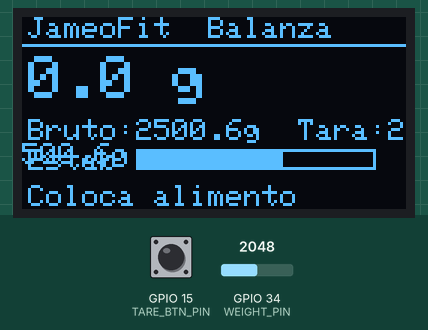
A program run on a simulated ESP32. Parts: 128×64 one-colour display. The test bench sets the inputs (shaded band); at power-on: GPIO 34 (WEIGHT_PIN) = 2048, GPIO 15 (TARE_BTN_PIN) HIGH. WiFi joins after 1.5 s; servers stay silent unless stated; uploads are accepted with an empty reply; what the program prints to the serial monitor is not drawn.

Above: at 5.8 s.
5.9 s: GPIO 34 (WEIGHT_PIN) set to 2050
At 7.2 s:
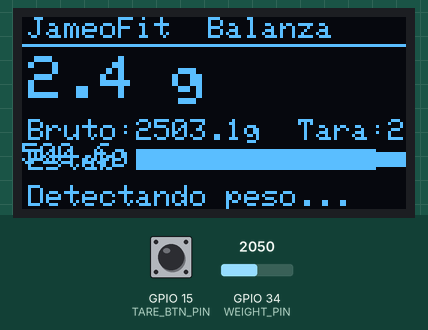
7.9 s: GPIO 15 (TARE_BTN_PIN) pulled LOW for 0.15 s
At 10.8 s:
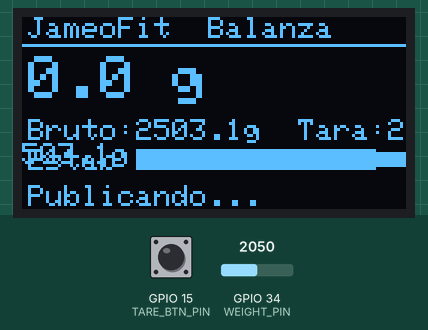
11.0 s: GPIO 34 (WEIGHT_PIN) set to 2866
At 11.1 s:
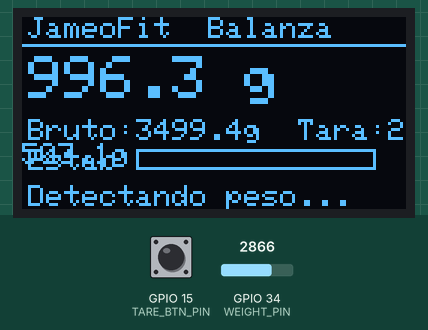
12.5 s: GPIO 15 (TARE_BTN_PIN) pulled LOW for 1 s
At 12.73 s:
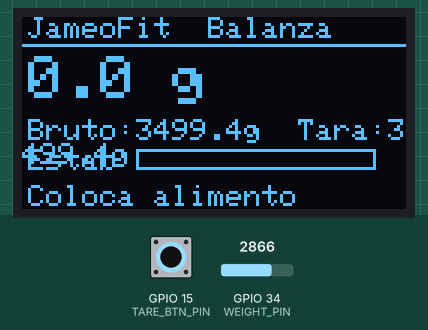
15.0 s: GPIO 34 (WEIGHT_PIN) set to 2868
At 15.23 s:
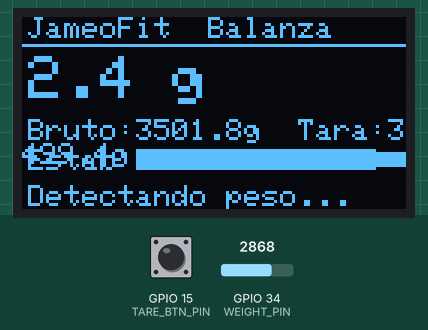
16.5 s: GPIO 34 (WEIGHT_PIN) set to 3603
At 16.59 s:
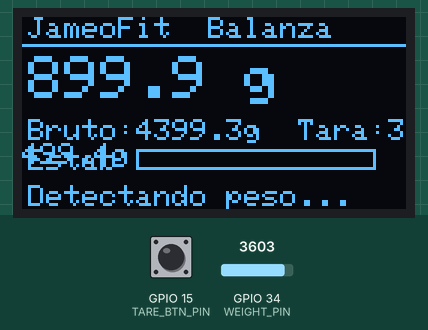

Measured:
- the behaviour switches between 2049 and 2050 on GPIO 34 (WEIGHT_PIN) (found by bisection; images 0 and 1)
- the behaviour switches between 2867 and 2868 on GPIO 34 (WEIGHT_PIN) (found by bisection; images 4 and 5)
- after the input at 5.9 s, the display: first differs from a run without the input after 0.15 s (image 1 shows a later state)
- after the input at 7.9 s, the display: first changes after 0.12 s (image 2 shows a later state)
- after the input at 11.0 s, the display: changes at once (image 3)
- after the input at 15.0 s, the display: changes after 0.06 s (image 5)
- after the input at 16.5 s, the display: changes at once (image 6)

The program:

main.cpp
```cpp
#include <Arduino.h>
#include <ArduinoJson.h>
#include <HTTPClient.h>
#include <WiFi.h>
#include <Wire.h>
#include <Adafruit_GFX.h>
#include <Adafruit_SSD1306.h>

#define WIFI_SSID       "Wokwi-GUEST"
#define WIFI_PASSWORD   ""
#define ENDPOINT_URL    "https://jameofit-iot.free.beeceptor.com/api/v1/weight"
#define API_KEY         "jameofit-scale-key-001"
#define DEVICE_ID       "scale-jameofit-001"
#define USER_ID         "usr_12345"

#define WEIGHT_PIN      34
#define TARE_BTN_PIN    15

#define SCREEN_W        128
#define SCREEN_H        64
#define OLED_RESET      -1
#define OLED_I2C_ADDR   0x3C

#define MAX_WEIGHT_G    5000.0f
#define ADC_MAX         4095.0f
#define STABLE_THR      8.0f
#define STABLE_COUNT_MAX 20
#define DEBOUNCE_MS     300

Adafruit_SSD1306 display(SCREEN_W, SCREEN_H, &Wire, OLED_RESET);
HTTPClient       http;

float         rawWeight   = 0.0f;
float         netWeight   = 0.0f;
float         tareOffset  = 0.0f;
float         prevWeight  = -999.0f;
int           stableCount = 0;
bool          published   = false;
int           lastBtnState = HIGH;
unsigned long lastBtnTime  = 0;

void  connectWiFi();
void  splashScreen();
void  drawDisplay();
void  postWeight(float grams);
float readWeight();

void setup() {
  Serial.begin(115200);
  pinMode(TARE_BTN_PIN, INPUT_PULLUP);

  Wire.begin();
  if (!display.begin(SSD1306_SWITCHCAPVCC, OLED_I2C_ADDR)) {
    Serial.println("[ERROR] OLED SSD1306 no encontrado");
    while (true) delay(1000);
  }
  splashScreen();
  delay(1800);

  connectWiFi();

  tareOffset = readWeight();
  Serial.printf("[INIT] Tara inicial: %.1f g\n", tareOffset);

  drawDisplay();
}

void loop() {
  unsigned long now = millis();

  rawWeight = readWeight();
  netWeight = rawWeight - tareOffset;
  if (netWeight < 0.0f) netWeight = 0.0f;

  int btnState = digitalRead(TARE_BTN_PIN);
  if (btnState == LOW && lastBtnState == HIGH && (now - lastBtnTime) > DEBOUNCE_MS) {
    lastBtnTime = now;
    tareOffset  = rawWeight;
    stableCount = 0;
    published   = false;
    Serial.printf("[TARA] Nuevo offset: %.1f g | Peso neto: 0 g\n", tareOffset);
  }
  lastBtnState = btnState;

  if (abs(netWeight - prevWeight) < STABLE_THR) {
    stableCount++;
  } else {
    stableCount = 0;
    published   = false;
  }
  prevWeight = netWeight;

  if (stableCount >= STABLE_COUNT_MAX && netWeight > 2.0f && !published) {
    Serial.printf("[SENSOR] Peso estable detectado: %.1f g\n", netWeight);
    postWeight(netWeight);
    published   = true;
    stableCount = 0;
  }

  drawDisplay();
  delay(100);
}

float readWeight() {
  int adc = analogRead(WEIGHT_PIN);
  return (adc / ADC_MAX) * MAX_WEIGHT_G;
}

void postWeight(float grams) {
  if (WiFi.status() != WL_CONNECTED) {
    Serial.println("[HTTP] Sin WiFi – publicacion omitida");
    return;
  }

  StaticJsonDocument<200> doc;
  doc["userId"]   = USER_ID;
  doc["deviceId"] = DEVICE_ID;
  doc["grams"]    = grams;
  doc["ts"]       = (unsigned long)millis();

  String body;
  serializeJson(doc, body);

  Serial.println("[HTTP] POST → " ENDPOINT_URL);
  Serial.print("[HTTP] Body: ");
  Serial.println(body);

  http.begin(ENDPOINT_URL);
  http.addHeader("Content-Type", "application/json");
  http.addHeader("X-API-Key", API_KEY);

  int code = http.POST(body);
  if (code > 0) {
    Serial.printf("[HTTP] Respuesta: %d\n", code);
    String resp = http.getString();
    if (resp.length() > 0) {
      Serial.print("[HTTP] Body resp: ");
      Serial.println(resp);
    }
  } else {
    Serial.print("[HTTP] Error: ");
    Serial.println(http.errorToString(code));
  }
  http.end();
}

void drawDisplay() {
  char buf[32];

  display.clearDisplay();
  display.setTextColor(SSD1306_WHITE);

  display.setTextSize(1);
  display.setCursor(2, 0);
  display.print("JameoFit  Balanza");
  display.drawLine(0, 9, 127, 9, SSD1306_WHITE);

  display.setTextSize(2);
  display.setCursor(2, 13);
  snprintf(buf, sizeof(buf), "%.1f g", netWeight);
  display.print(buf);

  display.setTextSize(1);
  display.setCursor(2, 34);
  snprintf(buf, sizeof(buf), "Bruto:%.1fg  Tara:%.1fg", rawWeight, tareOffset);
  display.print(buf);

  int pct = (int)((min(stableCount, STABLE_COUNT_MAX) / (float)STABLE_COUNT_MAX) * 100.0f);
  int barLen = (int)((pct / 100.0f) * 108.0f);
  display.setCursor(2, 44);
  display.print("Estab:");
  display.drawRect(38, 44, 80, 7, SSD1306_WHITE);
  if (barLen > 0) display.fillRect(39, 45, barLen, 5, SSD1306_WHITE);

  display.setCursor(2, 56);
  if (published && netWeight > 2.0f) {
    display.print("Peso enviado OK!");
  } else if (stableCount >= STABLE_COUNT_MAX) {
    display.print("Publicando...");
  } else if (netWeight < 2.0f) {
    display.print("Coloca alimento");
  } else {
    display.print("Detectando peso...");
  }

  display.display();
}

void connectWiFi() {
  display.clearDisplay();
  display.setTextSize(1);
  display.setTextColor(SSD1306_WHITE);
  display.setCursor(12, 24);
  display.print("Conectando WiFi...");
  display.display();

  WiFi.mode(WIFI_STA);
  WiFi.begin(WIFI_SSID, WIFI_PASSWORD);
  Serial.print("[WiFi] Conectando");

  while (WiFi.status() != WL_CONNECTED) {
    Serial.print(".");
    delay(500);
  }

  Serial.println();
  Serial.print("[WiFi] Conectado: ");
  Serial.println(WiFi.localIP());

  display.clearDisplay();
  display.setCursor(30, 18);
  display.print("WiFi OK!");
  display.setCursor(14, 32);
  display.print(WiFi.localIP());
  display.display();
  delay(1200);
}

void splashScreen() {
  display.clearDisplay();
  display.setTextColor(SSD1306_WHITE);

  display.setTextSize(1);
  display.setCursor(18, 4);
  display.print("JF Technologies");

  display.setTextSize(2);
  display.setCursor(8, 18);
  display.print("JameoFit");

  display.setTextSize(1);
  display.setCursor(10, 38);
  display.print("Smart Scale v1.0");

  display.setCursor(22, 52);
  display.print("Iniciando...");

  display.display();
}
```
